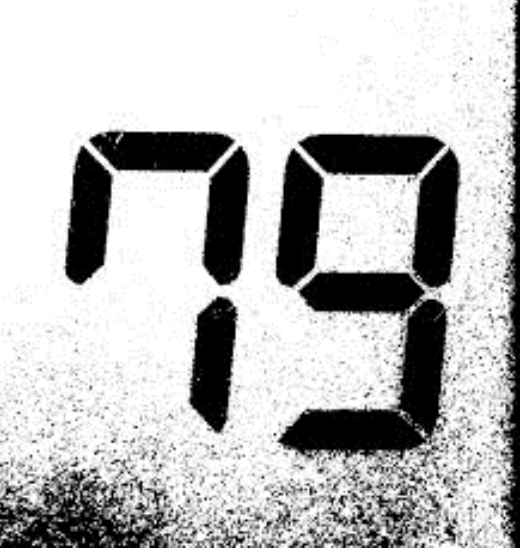
#> input picture 3sem/results/input/1.bmp, 521 x 548 px; its folder holds only this picture in this run
$ jupyter execute laba.ipynb
#> lines starting #> are read from the running program, lines starting #| are printed output that depends on the picture
[cell 1]
from PIL import Image
import numpy as np
import cv2
import os

def erosion(image_path, output_path, structuring_element):
    # Загрузка изображения
#> called with image_path = '../input/1.bmp', output_path = 'output/1.bmp', structuring_element = array of shape (3, 3)
    img = Image.open(image_path)
#> img is the input picture: PIL image 521x548 RGB; mean R, G, B 189.4, 189.3, 189.3
    img_array = np.array(img)
    if len(img_array.shape) == 3:
        img_array = cv2.cvtColor(img_array, cv2.COLOR_RGB2GRAY)

    image_height, image_width = img_array.shape
#> image_height = 548; image_width = 521
    height, width = structuring_element.shape
    edge_h, edge_w = height // 2, width // 2

    # Создаем изображение для результата
    eroded_image = np.zeros_like(img_array)

    # Применяем эрозию
    for i in range(edge_h, image_height - edge_h):
        for j in range(edge_w, image_width - edge_w):
            # Подматрица текущего окна
            local_area = img_array[i - edge_h:i + edge_h + 1, j - edge_w:j + edge_w + 1]
            # Находим минимальное значение в локальной области
            min_value = np.min(local_area[structuring_element == 1])
            # Присваиваем минимальное значение центральному пикселю
            eroded_image[i, j] = min_value
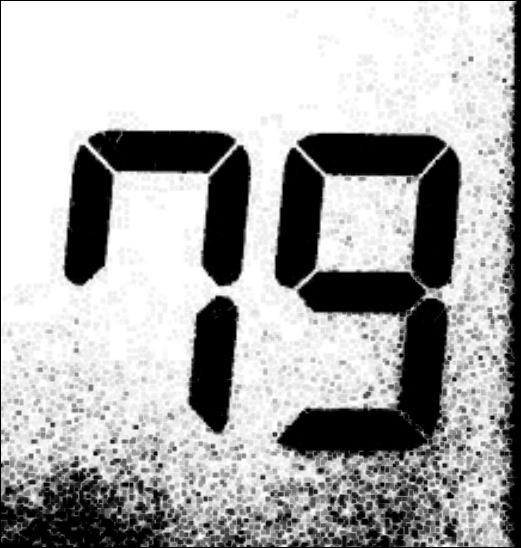
#> eroded_image: shape (548, 521); min 0, max 255, mean 172.9

    # Сохранение результата
    diff_image = np.abs(img_array - eroded_image)
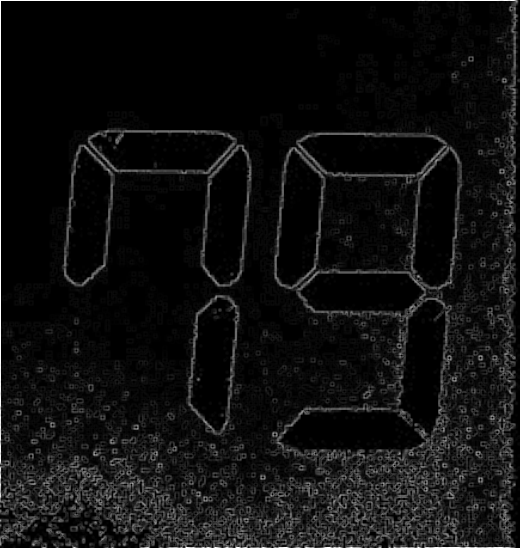
#> diff_image: shape (548, 521); min 0, max 255, mean 16.4
    result = Image.fromarray(diff_image)
    result.save(output_path)

$ run again, on 3sem/results/input/2.bmp
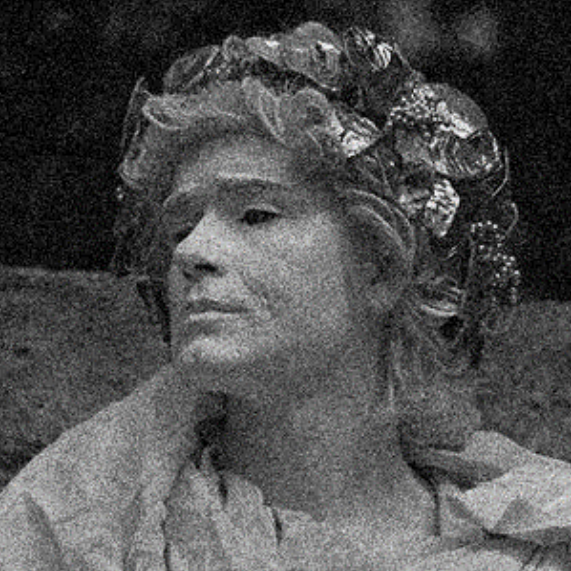
#> input picture 3sem/results/input/2.bmp, 571 x 571 px
#> in erosion, img is the input picture: PIL image 571x571 RGB; mean R, G, B 79, 79, 79
#> after the loop in erosion, `for i in range(edge_h, image_height - edge_h):`:
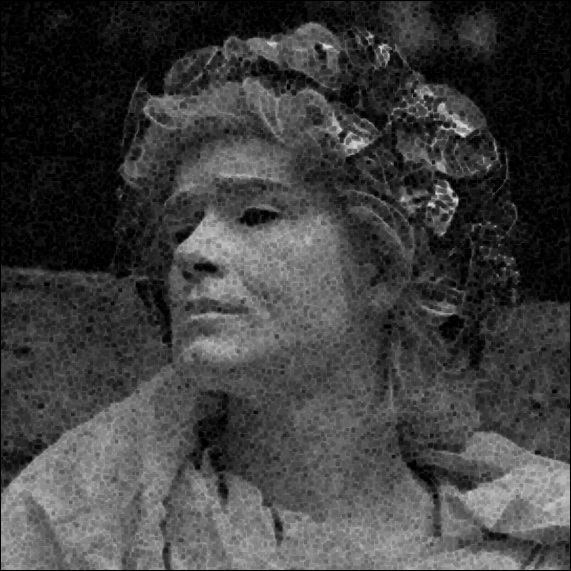
#> eroded_image: shape (571, 571); min 0, max 234, mean 63.3
#> in erosion, `diff_image = np.abs(img_array - eroded_image)`:
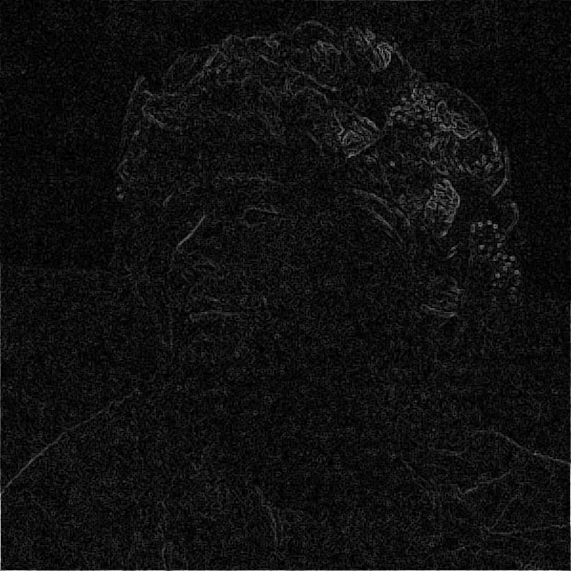
#> diff_image: shape (571, 571); min 0, max 206, mean 15.6

$ run again, on 3sem/results/input/4.bmp
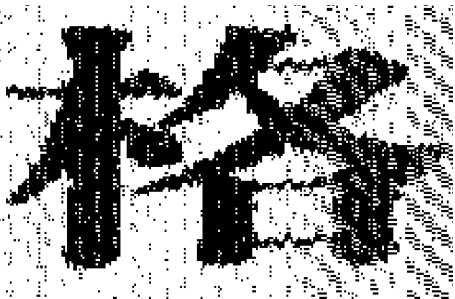
#> input picture 3sem/results/input/4.bmp, 455 x 299 px
#> in erosion, img is the input picture: PIL image 455x299 RGB; min 0, max 255, mean 156.3
#> after the loop in erosion, `for i in range(edge_h, image_height - edge_h):`:
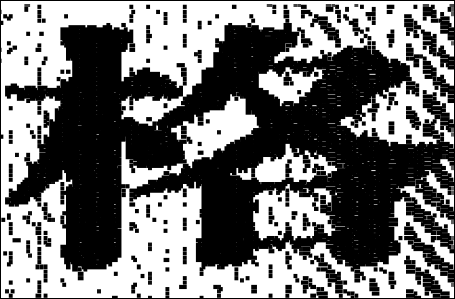
#> eroded_image: shape (299, 455); min 0, max 255, mean 117.3
#> in erosion, `diff_image = np.abs(img_array - eroded_image)`:
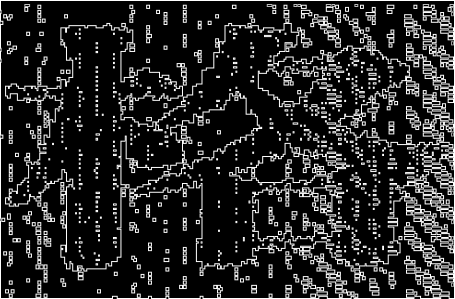
#> diff_image: shape (299, 455); min 0, max 255, mean 39.1
